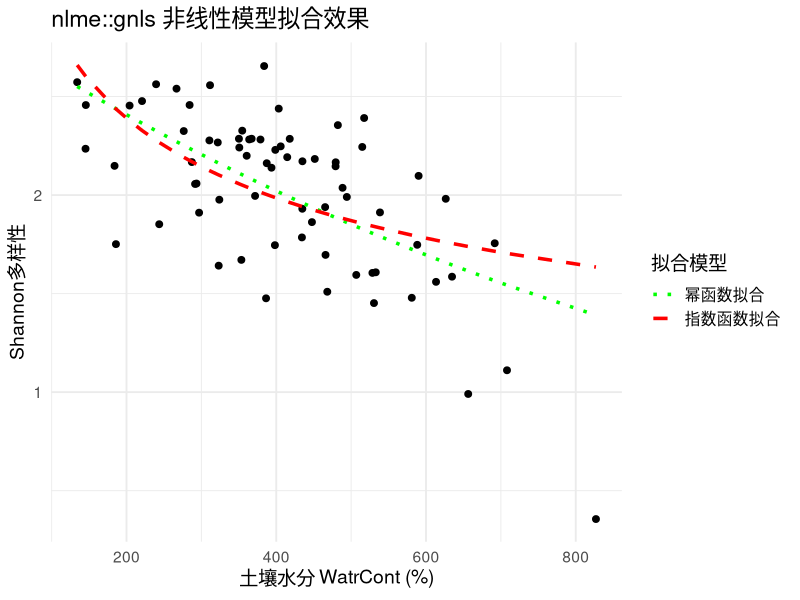

Write R code to recreate this figure.
library(vegan)
library(nlme)
library(ggplot2)

data(mite)
data(mite.env)

# 计算 Shannon 多样性
shannon <- diversity(mite)
df <- data.frame(Diversity = shannon, WatrCont = mite.env$WatrCont)
mod_pow_gnls <- gnls(Diversity ~ a * WatrCont^b,
                     data = df,
                     start = list(a = 1, b = 0.1))

summary(mod_pow_gnls)
mod_exp_gnls <- gnls(Diversity ~ a * exp(b * WatrCont),
                     data = df,
                     start = list(a = 1, b = 0.01))

summary(mod_exp_gnls)
# AIC
AIC(mod_pow_gnls)
AIC(mod_exp_gnls)

# R² 自定义函数
calc_r2_gnls <- function(model, data) {
  y_obs <- data$Diversity
  y_pred <- predict(model)
  ss_tot <- sum((y_obs - mean(y_obs))^2)
  ss_res <- sum((y_obs - y_pred)^2)
  1 - ss_res / ss_tot
}

calc_r2_gnls(mod_pow_gnls, df)
calc_r2_gnls(mod_exp_gnls, df)
df$pow_gnls <- predict(mod_pow_gnls)
df$exp_gnls <- predict(mod_exp_gnls)
library(tidyr)
df_long <- pivot_longer(df, cols = c(pow_gnls, exp_gnls),
                        names_to = "Model", values_to = "Fitted")

ggplot(df, aes(x = WatrCont, y = Diversity)) +
  geom_point(size = 2, color = "black") +
  geom_line(data = df_long, aes(x = WatrCont, y = Fitted, color = Model, linetype = Model), size = 1.2) +
  scale_color_manual(values = c("pow_gnls" = "red", "exp_gnls" = "green"),
                     labels = c("幂函数拟合", "指数函数拟合")) +
  scale_linetype_manual(values = c("pow_gnls" = "dashed", "exp_gnls" = "dotted"),
                        labels = c("幂函数拟合", "指数函数拟合")) +
  labs(title = "nlme::gnls 非线性模型拟合效果",
       x = "土壤水分 WatrCont (%)",
       y = "Shannon多样性",
       color = "拟合模型", 
       linetype = "拟合模型") +
  theme_minimal(base_size = 14)
